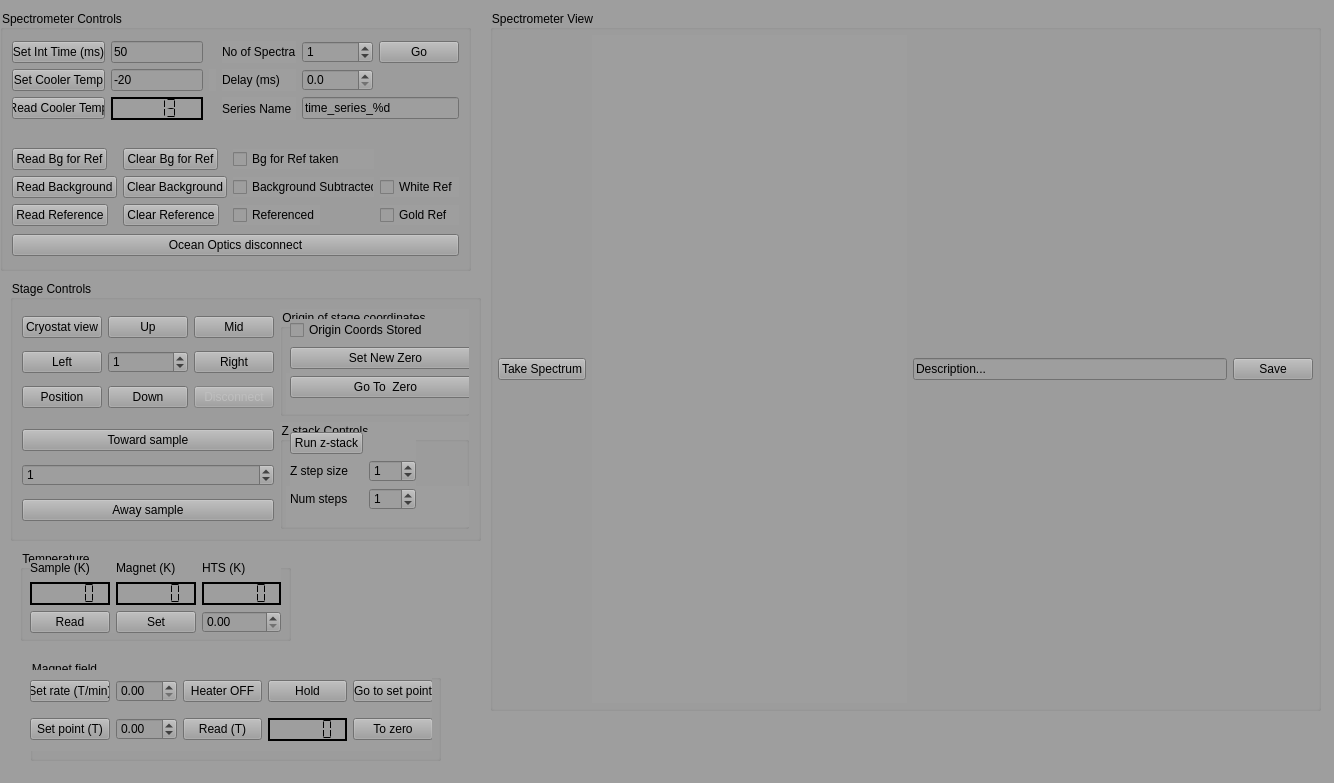
<?xml version="1.0" encoding="UTF-8"?>
<ui version="4.0">
 <class>Form</class>
 <widget class="QWidget" name="Form">
  <property name="geometry">
   <rect>
    <x>0</x>
    <y>0</y>
    <width>1334</width>
    <height>783</height>
   </rect>
  </property>
  <property name="windowTitle">
   <string>Form</string>
  </property>
  <property name="styleSheet">
   <string notr="true">background-color: rgb(158, 158, 158);</string>
  </property>
  <widget class="QGroupBox" name="Spectrometer_Group">
   <property name="geometry">
    <rect>
     <x>0</x>
     <y>10</y>
     <width>471</width>
     <height>261</height>
    </rect>
   </property>
   <property name="sizePolicy">
    <sizepolicy hsizetype="Preferred" vsizetype="Fixed">
     <horstretch>0</horstretch>
     <verstretch>0</verstretch>
    </sizepolicy>
   </property>
   <property name="title">
    <string>Spectrometer Controls</string>
   </property>
   <layout class="QVBoxLayout" name="verticalLayout_2">
    <item>
     <layout class="QGridLayout" name="gridLayout_2">
      <item row="2" column="3">
       <widget class="QLabel" name="label_4">
        <property name="text">
         <string>Series Name</string>
        </property>
       </widget>
      </item>
      <item row="1" column="3">
       <widget class="QLabel" name="label_3">
        <property name="text">
         <string>Delay (ms)</string>
        </property>
       </widget>
      </item>
      <item row="2" column="4" colspan="2">
       <widget class="QLineEdit" name="time_series_name_lineEdit">
        <property name="text">
         <string>time_series_%d</string>
        </property>
       </widget>
      </item>
      <item row="0" column="5">
       <widget class="QPushButton" name="time_series_pushButton">
        <property name="text">
         <string>Go</string>
        </property>
       </widget>
      </item>
      <item row="1" column="4">
       <widget class="QDoubleSpinBox" name="time_delay_SpinBox">
        <property name="decimals">
         <number>1</number>
        </property>
        <property name="maximum">
         <double>10000.000000000000000</double>
        </property>
       </widget>
      </item>
      <item row="0" column="1">
       <widget class="QLineEdit" name="set_integration_time_LineEdit">
        <property name="sizePolicy">
         <sizepolicy hsizetype="Fixed" vsizetype="Fixed">
          <horstretch>0</horstretch>
          <verstretch>0</verstretch>
         </sizepolicy>
        </property>
        <property name="text">
         <string>50</string>
        </property>
       </widget>
      </item>
      <item row="0" column="0">
       <widget class="QPushButton" name="set_integration_time_push_button">
        <property name="text">
         <string>Set Int Time (ms)</string>
        </property>
       </widget>
      </item>
      <item row="1" column="0">
       <widget class="QPushButton" name="set_tec_temperature_pushButton">
        <property name="text">
         <string>Set Cooler Temp</string>
        </property>
       </widget>
      </item>
      <item row="1" column="1">
       <widget class="QLineEdit" name="set_tec_temperature_LineEdit">
        <property name="sizePolicy">
         <sizepolicy hsizetype="Fixed" vsizetype="Fixed">
          <horstretch>0</horstretch>
          <verstretch>0</verstretch>
         </sizepolicy>
        </property>
        <property name="text">
         <string>-20</string>
        </property>
       </widget>
      </item>
      <item row="2" column="1">
       <widget class="QLCDNumber" name="tec_temperature_lcdNumber">
        <property name="font">
         <font>
          <underline>false</underline>
          <strikeout>false</strikeout>
         </font>
        </property>
        <property name="frameShape">
         <enum>QFrame::WinPanel</enum>
        </property>
        <property name="frameShadow">
         <enum>QFrame::Plain</enum>
        </property>
        <property name="smallDecimalPoint">
         <bool>false</bool>
        </property>
        <property name="digitCount">
         <number>4</number>
        </property>
        <property name="segmentStyle">
         <enum>QLCDNumber::Flat</enum>
        </property>
        <property name="value" stdset="0">
         <double>13.000000000000000</double>
        </property>
        <property name="intValue" stdset="0">
         <number>13</number>
        </property>
       </widget>
      </item>
      <item row="2" column="0">
       <widget class="QPushButton" name="read_tec_temperature_pushButton">
        <property name="sizePolicy">
         <sizepolicy hsizetype="Fixed" vsizetype="Fixed">
          <horstretch>0</horstretch>
          <verstretch>0</verstretch>
         </sizepolicy>
        </property>
        <property name="text">
         <string>Read Cooler Temp</string>
        </property>
       </widget>
      </item>
      <item row="0" column="3">
       <widget class="QLabel" name="label_2">
        <property name="text">
         <string>No of Spectra</string>
        </property>
       </widget>
      </item>
      <item row="0" column="4">
       <widget class="QSpinBox" name="num_spectra_spinBox">
        <property name="maximum">
         <number>1000</number>
        </property>
        <property name="value">
         <number>1</number>
        </property>
       </widget>
      </item>
      <item row="1" column="2">
       <widget class="QLabel" name="label_9">
        <property name="text">
         <string/>
        </property>
       </widget>
      </item>
     </layout>
    </item>
    <item>
     <spacer name="horizontalSpacer_9">
      <property name="orientation">
       <enum>Qt::Horizontal</enum>
      </property>
      <property name="sizeHint" stdset="0">
       <size>
        <width>40</width>
        <height>20</height>
       </size>
      </property>
     </spacer>
    </item>
    <item>
     <layout class="QGridLayout" name="gridLayout_4">
      <item row="0" column="0">
       <widget class="QPushButton" name="read_bkg_for_ref_button">
        <property name="sizePolicy">
         <sizepolicy hsizetype="Fixed" vsizetype="Fixed">
          <horstretch>0</horstretch>
          <verstretch>0</verstretch>
         </sizepolicy>
        </property>
        <property name="text">
         <string>Read Bg for Ref</string>
        </property>
       </widget>
      </item>
      <item row="1" column="1">
       <widget class="QPushButton" name="clear_bkg_button">
        <property name="sizePolicy">
         <sizepolicy hsizetype="Fixed" vsizetype="Fixed">
          <horstretch>0</horstretch>
          <verstretch>0</verstretch>
         </sizepolicy>
        </property>
        <property name="text">
         <string>Clear Background</string>
        </property>
       </widget>
      </item>
      <item row="1" column="0">
       <widget class="QPushButton" name="read_bkg_button">
        <property name="sizePolicy">
         <sizepolicy hsizetype="Fixed" vsizetype="Fixed">
          <horstretch>0</horstretch>
          <verstretch>0</verstretch>
         </sizepolicy>
        </property>
        <property name="text">
         <string>Read Background</string>
        </property>
       </widget>
      </item>
      <item row="2" column="0">
       <widget class="QPushButton" name="read_ref_button">
        <property name="sizePolicy">
         <sizepolicy hsizetype="Fixed" vsizetype="Fixed">
          <horstretch>0</horstretch>
          <verstretch>0</verstretch>
         </sizepolicy>
        </property>
        <property name="text">
         <string>Read Reference</string>
        </property>
       </widget>
      </item>
      <item row="2" column="1">
       <widget class="QPushButton" name="clear_ref_button">
        <property name="sizePolicy">
         <sizepolicy hsizetype="Fixed" vsizetype="Fixed">
          <horstretch>0</horstretch>
          <verstretch>0</verstretch>
         </sizepolicy>
        </property>
        <property name="text">
         <string>Clear Reference</string>
        </property>
       </widget>
      </item>
      <item row="0" column="1">
       <widget class="QPushButton" name="clear_bkg_for_ref_button">
        <property name="sizePolicy">
         <sizepolicy hsizetype="Fixed" vsizetype="Fixed">
          <horstretch>0</horstretch>
          <verstretch>0</verstretch>
         </sizepolicy>
        </property>
        <property name="text">
         <string>Clear Bg for Ref</string>
        </property>
       </widget>
      </item>
      <item row="0" column="2">
       <widget class="QCheckBox" name="background_subtracted_ref">
        <property name="text">
         <string>Bg for Ref taken           </string>
        </property>
       </widget>
      </item>
      <item row="2" column="2">
       <widget class="QCheckBox" name="referenced">
        <property name="sizePolicy">
         <sizepolicy hsizetype="Fixed" vsizetype="Fixed">
          <horstretch>0</horstretch>
          <verstretch>0</verstretch>
         </sizepolicy>
        </property>
        <property name="text">
         <string>Referenced</string>
        </property>
       </widget>
      </item>
      <item row="2" column="3">
       <widget class="QCheckBox" name="gold_ref_checkbox">
        <property name="text">
         <string>Gold Ref</string>
        </property>
       </widget>
      </item>
      <item row="1" column="2">
       <widget class="QCheckBox" name="background_subtracted">
        <property name="sizePolicy">
         <sizepolicy hsizetype="Fixed" vsizetype="Fixed">
          <horstretch>0</horstretch>
          <verstretch>0</verstretch>
         </sizepolicy>
        </property>
        <property name="text">
         <string>Background Subtracted</string>
        </property>
       </widget>
      </item>
      <item row="1" column="3">
       <widget class="QCheckBox" name="white_ref_checkbox">
        <property name="text">
         <string>White Ref</string>
        </property>
       </widget>
      </item>
     </layout>
    </item>
    <item>
     <widget class="QPushButton" name="OO_disconnect_button">
      <property name="text">
       <string>Ocean Optics disconnect</string>
      </property>
     </widget>
    </item>
   </layout>
   <zorder></zorder>
   <zorder>horizontalSpacer_9</zorder>
   <zorder>OO_disconnect_button</zorder>
  </widget>
  <widget class="QGroupBox" name="Spectrometer_display">
   <property name="geometry">
    <rect>
     <x>490</x>
     <y>10</y>
     <width>831</width>
     <height>701</height>
    </rect>
   </property>
   <property name="sizePolicy">
    <sizepolicy hsizetype="Expanding" vsizetype="Expanding">
     <horstretch>0</horstretch>
     <verstretch>0</verstretch>
    </sizepolicy>
   </property>
   <property name="title">
    <string>Spectrometer View</string>
   </property>
   <layout class="QVBoxLayout" name="display_layout">
    <property name="spacing">
     <number>1</number>
    </property>
    <property name="leftMargin">
     <number>5</number>
    </property>
    <property name="topMargin">
     <number>5</number>
    </property>
    <property name="rightMargin">
     <number>5</number>
    </property>
    <property name="bottomMargin">
     <number>5</number>
    </property>
    <item>
     <layout class="QHBoxLayout" name="button_layout">
      <property name="spacing">
       <number>6</number>
      </property>
      <property name="leftMargin">
       <number>0</number>
      </property>
      <property name="topMargin">
       <number>0</number>
      </property>
      <item>
       <widget class="QPushButton" name="take_spectrum_button">
        <property name="sizePolicy">
         <sizepolicy hsizetype="Fixed" vsizetype="Fixed">
          <horstretch>0</horstretch>
          <verstretch>0</verstretch>
         </sizepolicy>
        </property>
        <property name="toolTip">
         <string>Read a single spectrum and update the graph</string>
        </property>
        <property name="text">
         <string>Take Spectrum</string>
        </property>
       </widget>
      </item>
      <item>
       <widget class="QWidget" name="figure_widget" native="true">
        <property name="sizePolicy">
         <sizepolicy hsizetype="Expanding" vsizetype="Expanding">
          <horstretch>0</horstretch>
          <verstretch>0</verstretch>
         </sizepolicy>
        </property>
       </widget>
      </item>
      <item>
       <widget class="QLineEdit" name="description_LineEdit">
        <property name="text">
         <string>Description...</string>
        </property>
       </widget>
      </item>
      <item>
       <widget class="QPushButton" name="save_button">
        <property name="sizePolicy">
         <sizepolicy hsizetype="Fixed" vsizetype="Fixed">
          <horstretch>0</horstretch>
          <verstretch>0</verstretch>
         </sizepolicy>
        </property>
        <property name="text">
         <string>Save</string>
        </property>
       </widget>
      </item>
     </layout>
    </item>
   </layout>
  </widget>
  <widget class="QGroupBox" name="Stage_Group">
   <property name="geometry">
    <rect>
     <x>10</x>
     <y>280</y>
     <width>471</width>
     <height>261</height>
    </rect>
   </property>
   <property name="sizePolicy">
    <sizepolicy hsizetype="Expanding" vsizetype="Expanding">
     <horstretch>0</horstretch>
     <verstretch>0</verstretch>
    </sizepolicy>
   </property>
   <property name="title">
    <string>Stage Controls</string>
   </property>
   <layout class="QGridLayout" name="gridLayout_7">
    <item row="1" column="1">
     <widget class="QGroupBox" name="Stack_controls_Group">
      <property name="sizePolicy">
       <sizepolicy hsizetype="Expanding" vsizetype="Expanding">
        <horstretch>0</horstretch>
        <verstretch>0</verstretch>
       </sizepolicy>
      </property>
      <property name="title">
       <string>Z stack Controls</string>
      </property>
      <widget class="QWidget" name="figure_widget_stack" native="true">
       <property name="geometry">
        <rect>
         <x>6</x>
         <y>64</y>
         <width>389</width>
         <height>41</height>
        </rect>
       </property>
       <property name="sizePolicy">
        <sizepolicy hsizetype="Expanding" vsizetype="Expanding">
         <horstretch>0</horstretch>
         <verstretch>0</verstretch>
        </sizepolicy>
       </property>
      </widget>
      <widget class="QWidget" name="gridLayoutWidget">
       <property name="geometry">
        <rect>
         <x>10</x>
         <y>10</y>
         <width>126</width>
         <height>80</height>
        </rect>
       </property>
       <layout class="QGridLayout" name="gridLayout_5">
        <item row="1" column="1">
         <widget class="QSpinBox" name="zstep_box_2">
          <property name="maximum">
           <number>500</number>
          </property>
          <property name="value">
           <number>1</number>
          </property>
         </widget>
        </item>
        <item row="1" column="0">
         <widget class="QLabel" name="label_5">
          <property name="text">
           <string>Z step size</string>
          </property>
         </widget>
        </item>
        <item row="0" column="0">
         <widget class="QPushButton" name="take_z_stack_button">
          <property name="sizePolicy">
           <sizepolicy hsizetype="Fixed" vsizetype="Fixed">
            <horstretch>0</horstretch>
            <verstretch>0</verstretch>
           </sizepolicy>
          </property>
          <property name="text">
           <string>Run z-stack</string>
          </property>
         </widget>
        </item>
        <item row="2" column="0">
         <widget class="QLabel" name="label_6">
          <property name="text">
           <string>Num steps</string>
          </property>
         </widget>
        </item>
        <item row="2" column="1">
         <widget class="QSpinBox" name="num_steps_box">
          <property name="maximum">
           <number>500</number>
          </property>
          <property name="value">
           <number>1</number>
          </property>
         </widget>
        </item>
       </layout>
      </widget>
     </widget>
    </item>
    <item row="0" column="1">
     <widget class="QGroupBox" name="Stack_controls_Group_2">
      <property name="sizePolicy">
       <sizepolicy hsizetype="Expanding" vsizetype="Expanding">
        <horstretch>0</horstretch>
        <verstretch>0</verstretch>
       </sizepolicy>
      </property>
      <property name="title">
       <string>Origin of stage coordinates</string>
      </property>
      <widget class="QWidget" name="figure_widget_stack_2" native="true">
       <property name="geometry">
        <rect>
         <x>6</x>
         <y>64</y>
         <width>389</width>
         <height>41</height>
        </rect>
       </property>
       <property name="sizePolicy">
        <sizepolicy hsizetype="Expanding" vsizetype="Expanding">
         <horstretch>0</horstretch>
         <verstretch>0</verstretch>
        </sizepolicy>
       </property>
      </widget>
      <widget class="QWidget" name="gridLayoutWidget_3">
       <property name="geometry">
        <rect>
         <x>10</x>
         <y>10</y>
         <width>191</width>
         <height>83</height>
        </rect>
       </property>
       <layout class="QGridLayout" name="gridLayout_9">
        <item row="1" column="0">
         <widget class="QPushButton" name="Set_New_Coord_origin_button">
          <property name="text">
           <string>Set New Zero</string>
          </property>
         </widget>
        </item>
        <item row="2" column="0">
         <widget class="QPushButton" name="Go_To_Stage_Origin_button">
          <property name="text">
           <string>Go To  Zero</string>
          </property>
         </widget>
        </item>
        <item row="0" column="0">
         <widget class="QCheckBox" name="origin_stored_checkbox">
          <property name="text">
           <string>Origin Coords Stored</string>
          </property>
         </widget>
        </item>
       </layout>
      </widget>
     </widget>
    </item>
    <item row="1" column="0">
     <layout class="QVBoxLayout" name="verticalLayout">
      <item>
       <widget class="QPushButton" name="stage_mtoward_button">
        <property name="text">
         <string>Toward sample</string>
        </property>
       </widget>
      </item>
      <item>
       <widget class="QSpinBox" name="zstep_box">
        <property name="maximum">
         <number>99999999</number>
        </property>
        <property name="value">
         <number>1</number>
        </property>
       </widget>
      </item>
      <item>
       <widget class="QPushButton" name="stage_maway_button">
        <property name="text">
         <string>Away sample</string>
        </property>
       </widget>
      </item>
     </layout>
    </item>
    <item row="0" column="0">
     <layout class="QGridLayout" name="gridLayout">
      <item row="4" column="2">
       <widget class="QPushButton" name="stage_mdown_button">
        <property name="text">
         <string>Down</string>
        </property>
       </widget>
      </item>
      <item row="1" column="2">
       <widget class="QPushButton" name="stage_mup_button">
        <property name="enabled">
         <bool>true</bool>
        </property>
        <property name="text">
         <string>Up</string>
        </property>
       </widget>
      </item>
      <item row="2" column="2">
       <widget class="QSpinBox" name="xystep_Box">
        <property name="maximum">
         <number>9999999</number>
        </property>
        <property name="value">
         <number>1</number>
        </property>
       </widget>
      </item>
      <item row="2" column="1">
       <widget class="QPushButton" name="stage_mleft_button">
        <property name="text">
         <string>Left</string>
        </property>
       </widget>
      </item>
      <item row="1" column="1">
       <widget class="QPushButton" name="stage_feature_button">
        <property name="text">
         <string>Cryostat view</string>
        </property>
       </widget>
      </item>
      <item row="2" column="3">
       <widget class="QPushButton" name="stage_mright_button">
        <property name="text">
         <string>Right</string>
        </property>
       </widget>
      </item>
      <item row="4" column="3">
       <widget class="QPushButton" name="disconnect_stage_button">
        <property name="enabled">
         <bool>false</bool>
        </property>
        <property name="text">
         <string>Disconnect</string>
        </property>
       </widget>
      </item>
      <item row="1" column="3">
       <widget class="QPushButton" name="stage_mmid_button">
        <property name="text">
         <string>Mid</string>
        </property>
       </widget>
      </item>
      <item row="4" column="1">
       <widget class="QPushButton" name="get_stage_position_button">
        <property name="text">
         <string>Position</string>
        </property>
       </widget>
      </item>
     </layout>
    </item>
   </layout>
  </widget>
  <widget class="QGroupBox" name="Temperature_Group">
   <property name="geometry">
    <rect>
     <x>20</x>
     <y>550</y>
     <width>271</width>
     <height>91</height>
    </rect>
   </property>
   <property name="title">
    <string>Temperature</string>
   </property>
   <widget class="QWidget" name="gridLayoutWidget_2">
    <property name="geometry">
     <rect>
      <x>10</x>
      <y>10</y>
      <width>251</width>
      <height>73</height>
     </rect>
    </property>
    <layout class="QGridLayout" name="gridLayout_6">
     <item row="0" column="0">
      <widget class="QLabel" name="label">
       <property name="text">
        <string>Sample (K)</string>
       </property>
      </widget>
     </item>
     <item row="1" column="1">
      <widget class="QLCDNumber" name="cMagnetTemp">
       <property name="frameShape">
        <enum>QFrame::WinPanel</enum>
       </property>
       <property name="frameShadow">
        <enum>QFrame::Plain</enum>
       </property>
       <property name="segmentStyle">
        <enum>QLCDNumber::Flat</enum>
       </property>
      </widget>
     </item>
     <item row="3" column="0">
      <widget class="QPushButton" name="ReadTemperatures_button">
       <property name="text">
        <string>Read</string>
       </property>
      </widget>
     </item>
     <item row="1" column="0">
      <widget class="QLCDNumber" name="cSampleTemp">
       <property name="frameShape">
        <enum>QFrame::WinPanel</enum>
       </property>
       <property name="frameShadow">
        <enum>QFrame::Plain</enum>
       </property>
       <property name="segmentStyle">
        <enum>QLCDNumber::Flat</enum>
       </property>
      </widget>
     </item>
     <item row="0" column="1">
      <widget class="QLabel" name="label_7">
       <property name="text">
        <string>Magnet (K)</string>
       </property>
      </widget>
     </item>
     <item row="0" column="2">
      <widget class="QLabel" name="label_8">
       <property name="text">
        <string>HTS (K)</string>
       </property>
      </widget>
     </item>
     <item row="1" column="2">
      <widget class="QLCDNumber" name="cHTSTemp">
       <property name="frameShape">
        <enum>QFrame::WinPanel</enum>
       </property>
       <property name="frameShadow">
        <enum>QFrame::Plain</enum>
       </property>
       <property name="segmentStyle">
        <enum>QLCDNumber::Flat</enum>
       </property>
      </widget>
     </item>
     <item row="3" column="2">
      <widget class="QDoubleSpinBox" name="SetSampleTemp_box"/>
     </item>
     <item row="3" column="1">
      <widget class="QPushButton" name="SetSampleTemp_button">
       <property name="text">
        <string>Set</string>
       </property>
      </widget>
     </item>
    </layout>
   </widget>
  </widget>
  <widget class="QGroupBox" name="Magnet_Group">
   <property name="geometry">
    <rect>
     <x>30</x>
     <y>660</y>
     <width>411</width>
     <height>101</height>
    </rect>
   </property>
   <property name="title">
    <string>Magnet field</string>
   </property>
   <widget class="QWidget" name="gridLayoutWidget_4">
    <property name="geometry">
     <rect>
      <x>0</x>
      <y>10</y>
      <width>402</width>
      <height>81</height>
     </rect>
    </property>
    <layout class="QGridLayout" name="gridLayout_8">
     <item row="2" column="2">
      <widget class="QPushButton" name="MagnetRead_button">
       <property name="text">
        <string>Read (T)</string>
       </property>
      </widget>
     </item>
     <item row="2" column="1">
      <widget class="QDoubleSpinBox" name="setMagnetSetPoint_box">
       <property name="minimum">
        <double>-99.000000000000000</double>
       </property>
      </widget>
     </item>
     <item row="2" column="4">
      <widget class="QPushButton" name="MagnetToZero_button">
       <property name="text">
        <string>To zero</string>
       </property>
      </widget>
     </item>
     <item row="0" column="4">
      <widget class="QPushButton" name="MagnetGo_button">
       <property name="text">
        <string>Go to set point</string>
       </property>
      </widget>
     </item>
     <item row="0" column="0">
      <widget class="QPushButton" name="setMagnetRamp_button">
       <property name="sizePolicy">
        <sizepolicy hsizetype="Expanding" vsizetype="Fixed">
         <horstretch>0</horstretch>
         <verstretch>0</verstretch>
        </sizepolicy>
       </property>
       <property name="text">
        <string>Set rate (T/min)</string>
       </property>
      </widget>
     </item>
     <item row="2" column="0">
      <widget class="QPushButton" name="setMagnetSetPoint_button">
       <property name="sizePolicy">
        <sizepolicy hsizetype="Expanding" vsizetype="Fixed">
         <horstretch>0</horstretch>
         <verstretch>0</verstretch>
        </sizepolicy>
       </property>
       <property name="text">
        <string>Set point (T)</string>
       </property>
      </widget>
     </item>
     <item row="2" column="3">
      <widget class="QLCDNumber" name="cFieldT">
       <property name="frameShape">
        <enum>QFrame::WinPanel</enum>
       </property>
       <property name="frameShadow">
        <enum>QFrame::Plain</enum>
       </property>
       <property name="segmentStyle">
        <enum>QLCDNumber::Flat</enum>
       </property>
      </widget>
     </item>
     <item row="0" column="1">
      <widget class="QDoubleSpinBox" name="setMagnetRamp_box"/>
     </item>
     <item row="0" column="2">
      <widget class="QPushButton" name="MercuryiPSHeater_button">
       <property name="text">
        <string>Heater OFF</string>
       </property>
      </widget>
     </item>
     <item row="0" column="3">
      <widget class="QPushButton" name="Hold_button">
       <property name="text">
        <string>Hold</string>
       </property>
      </widget>
     </item>
    </layout>
   </widget>
  </widget>
 </widget>
 <resources/>
 <connections/>
</ui>
